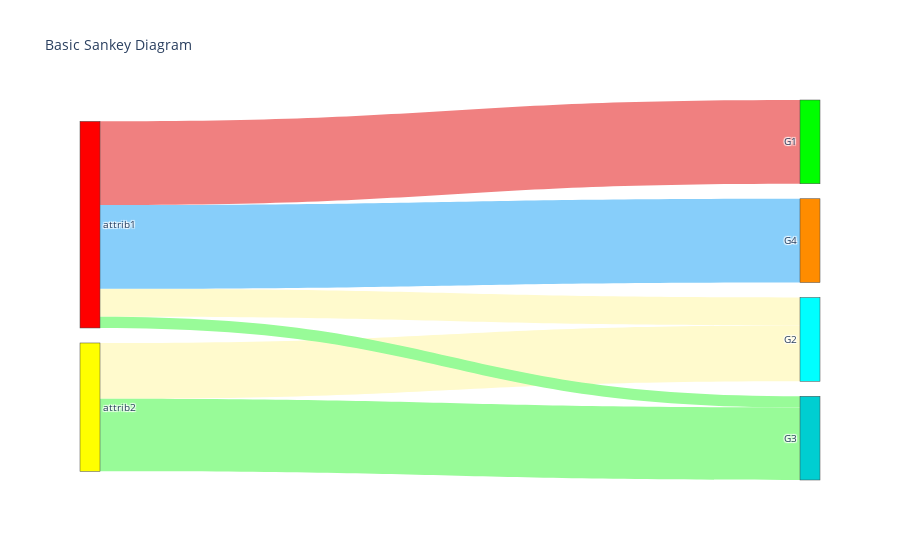

Notebook source saved alongside this figure:
### Code cell
for i in range(z):
    color_link.extend([link_colors[i]] * a)
print(color_link)
fig = go.Figure(data=[go.Sankey(
    node = dict(
      pad = 15,
      thickness = 20,
      color = color_node,
      label = ["attrib1", "attrib2", #"dummy", "dummy2",
               "G1", "G2", "G3", "G4"],
    ),
    link = dict(
      source = source,
      target = target,
      value = value,
      color = color_link
  ))])
fig.update_layout(title_text="Basic Sankey Diagram", font_size=10)
fig.show()

### Figure 1 — Plotly figure (JSON) as saved in the notebook; plotly's stock layout.template omitted (floating-point values rounded to 4 significant figures)
{"data": [{"link": {"color": ["#F08080", "#F08080", "#FFFACD", "#FFFACD", "#98FB98", "#98FB98", "#87CEFA", "#87CEFA", "#F08080", "#F08080", "#FFFACD", "#FFFACD", "#98FB98", "#98FB98", "#87CEFA", "#87CEFA"], "source": [0, 1, 0, 1, 0, 1, 0, 1], "target": [2, 2, 3, 3, 4, 4, 5, 5], "value": [1, 0, 0.3328, 0.6672, 0.1342, 0.8658, 1, 0]}, "node": {"color": ["#FF0000", "#FFFF00", "#00FF00", "#00FFFF", "#00CED1", "#FF8C00", "#BDB76B", "#2F4F4F"], "label": ["attrib1", "attrib2", "G1", "G2", "G3", "G4"], "pad": 15, "thickness": 20}, "type": "sankey"}], "layout": {"font": {"size": 10}, "title": {"text": "Basic Sankey Diagram"}}}
